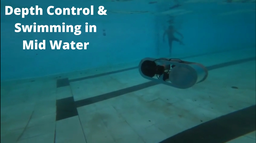
#> input picture AUV_2022/Vision_2022/Gate_detection/gate2.png, 256 x 143 px, shrunk from 1685 x 944 before the run, found by its file name
$ python seethru1.py
#> lines starting #> are read from the running program, lines starting #| are printed output that depends on the picture
import sys
import os
import numpy as np
import cv2
#from adjust_gamma import adjust_gamma


def adjust_gamma(image, gamma=1.0):
	# build a lookup table mapping the pixel values [0, 255] to
	# their adjusted gamma values
	invGamma = 1.0 / gamma
	table = np.array([((i / 255.0) ** invGamma) * 255
		for i in np.arange(0, 256)]).astype("uint8")

	# apply gamma correction using the lookup table
	return cv2.LUT(image, table)

img= cv2.imread(f"/home/crossfire/Downloads/gate dete/gate2.png")
#> img is the input picture: shape (143, 256, 3); mean B, G, R 111.7, 102, 32.5
img1=img.copy()
img2=img.copy()
b,g,r=cv2.split(img2)
b2,g2,r2= cv2.split(img)
b1,g1,r1=cv2.split(img1)
imdb = ((b2.max()-b2.min())/2) + b2.min()
#> imdb = 136.5


alpha=0.9
b[b<imdb]=imdb
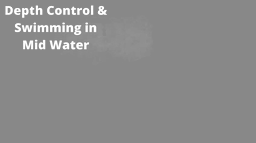
#> b: shape (143, 256); min 136, max 255, mean 139.9
for index,value in np.ndenumerate( b ):
   new_value=((255* (value-imdb))/ ((b2.max()-b2.min())/(alpha**2)))
   b[index]= new_value
#> this loop made 36608 passes
#> index on passes 1 to 3: (0, 0), (0, 1), (0, 2)
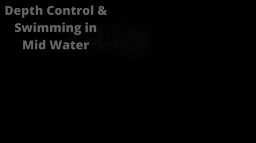
#> b: shape (143, 256); min 0, max 103, mean 3.3
print(b.shape)
#| (143, 256)
#print(b1.shape)
imdg = ((g2.max()-g2.min())/2) + g2.min()
#> imdg = 136
g[g<imdg]=imdg
for index,value in np.ndenumerate(g):
    new_value=((255* (value-imdg))/((g2.max()-g2.min())*(alpha**2)))
    g[index]= new_value
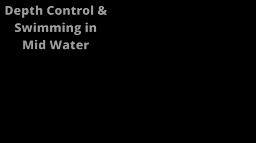
#> g: shape (143, 256); min 0, max 157, mean 4.3
print(g.shape)
#| (143, 256)

imdr = ((r2.max()-r2.min())/2) + r2.min()
#> imdr = 127.5
r[r<imdr]=imdr
for index,value in np.ndenumerate(r):
    new_value=((255* (value-imdr))/ ((r2.max()-r2.min())/(alpha**2)))
    r[index]= new_value
print(r.shape)
#| (143, 256)
b1[b1>imdb]=imdb
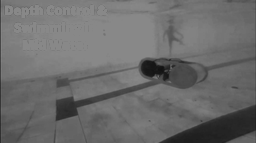
#> b1: shape (143, 256); min 18, max 136, mean 107.8
for index,value in np.ndenumerate( b1 ):
    new_value=((255* (value-b2.min()))/ ((b2.max()-b2.min())*(alpha**2)))
    b1[index]= new_value
#> this loop made 36608 passes
#> (index, value, new_value) on passes 1 to 3: ((0, 0), 69, 67.74), ((0, 1), 127, 144.8), ((0, 2), 118, 132.8)
print(b1.shape)
#| (143, 256)
#print(b1.shape)

g1[g1>imdg]=imdg
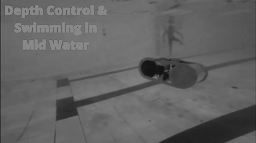
#> g1: shape (143, 256); min 17, max 136, mean 98.8
for index,value in np.ndenumerate(g1):
   new_value=((255* (value-g2.min()))/((g2.max()-g2.min())*(alpha**2)))
   g1[index]= new_value
#> this loop made 36608 passes
#> (index, value, new_value) on passes 1 to 3: ((0, 0), 58, 54.23), ((0, 1), 106, 117.7), ((0, 2), 99, 108.5)
print(g1.shape)
#| (143, 256)

imdr = ((r2.max()-r2.min())/2) + r.min()
r1[r1>imdr]=imdr
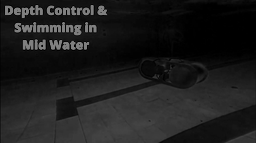
#> r1: shape (143, 256); min 0, max 127, mean 29.5
for index,value in np.ndenumerate(r1):
    new_value=((255* (value-r2.min()))/ ((r2.max()-r2.min())*(alpha**2)))
    r1[index]=new_value
#> this loop made 36608 passes
#> (index, value, new_value) on passes 1 to 3: ((0, 0), 11, 13.58), ((0, 1), 20, 24.69), ((0, 2), 18, 22.22)
print(r.shape)
#| (143, 256)
res=cv2.merge((b,g,r))
res1=cv2.merge((b1,g1,r1))
res2= cv2.addWeighted(res,.5,res1,.5,0)
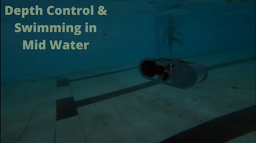
#> res2: shape (143, 256, 3); mean B, G, R 61.1, 56, 19.2

cv2.imshow("",res)
cv2.imshow("1",res1)
cv2.imshow("2",img2)
cv2.imshow("avg",res2)
fin= adjust_gamma(res2,1.2)
cv2.imshow("final",fin)


cv2.waitKey(0)
cv2.destroyAllWindows()

$ run again, with AUV_2022/Vision_2022/Gate_detection/table.png copied over AUV_2022/Vision_2022/Gate_detection/gate2.png
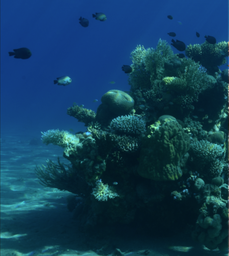
#> input picture AUV_2022/Vision_2022/Gate_detection/table.png, 229 x 256 px, shrunk from 874 x 976 before the run, found by its file name
#> img is the input picture: shape (256, 229, 3); mean B, G, R 90, 60.7, 16.8
#> imdb = 139.5
#> the loop `for index,value in np.ndenumerate( b ):` made 58624 passes
#> (index, value, new_value) on passes 1 to 3: ((0, 0), 139, -0.447), ((0, 1), 141, 1.34), ((0, 2), 139, -0.447)
#| (256, 229)
#> imdg = 137
#> the loop `for index,value in np.ndenumerate(g):` made 58624 passes
#> index on passes 1 to 3: (0, 0), (0, 1), (0, 2)
#| (256, 229)
#> imdr = 92.5
#> the loop `for index,value in np.ndenumerate(r):` made 58624 passes
#| (256, 229)
#> the loop `for index,value in np.ndenumerate( b1 ):` made 58624 passes
#> (index, value, new_value) on passes 1 to 3: ((0, 0), 118, 128.1), ((0, 1), 139, 156.7), ((0, 2), 137, 154)
#| (256, 229)
#> `g1[g1>imdg]=imdg`:
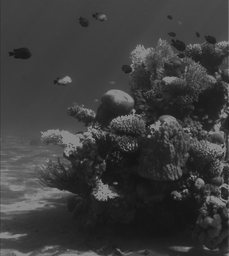
#> g1: shape (256, 229); min 19, max 137, mean 60
#> the loop `for index,value in np.ndenumerate(g1):` made 58624 passes
#> (index, value, new_value) on passes 1 to 3: ((0, 0), 58, 52.02), ((0, 1), 65, 61.36), ((0, 2), 64, 60.03)
#| (256, 229)
#> the loop `for index,value in np.ndenumerate(r1):` made 58624 passes
#> (index, value, new_value) on passes 1 to 3: ((0, 0), 19, 32.33), ((0, 1), 18, 30.63), ((0, 2), 18, 30.63)
#| (256, 229)
#> `res2= cv2.addWeighted(res,.5,res1,.5,0)`:
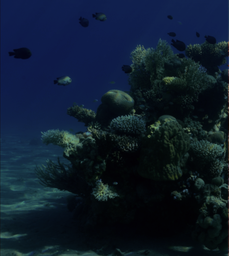
#> res2: shape (256, 229, 3); mean B, G, R 44.5, 27.5, 14

$ run again, with AUV_2022/Vision_2022/Gate_detection/gate1.jpg saved as AUV_2022/Vision_2022/Gate_detection/gate2.png
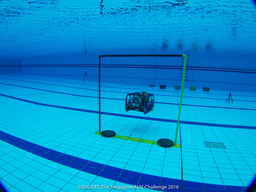
#> input picture AUV_2022/Vision_2022/Gate_detection/gate1.jpg, 256 x 192 px, shrunk from 2560 x 1920 before the run, found by its file name
#> img is the input picture: shape (192, 256, 3); mean B, G, R 206.4, 146.9, 2.6
#> imdb = 137.5
#> the loop `for index,value in np.ndenumerate( b ):` made 49152 passes
#> (index, value, new_value) on passes 1 to 3: ((0, 0), 211, 64.6), ((0, 1), 213, 66.36), ((0, 2), 210, 63.72)
#| (192, 256)
#> imdg = 110.5
#> the loop `for index,value in np.ndenumerate(g):` made 49152 passes
#> (index, value, new_value) on passes 1 to 3: ((0, 0), 110, -0.712), ((0, 1), 118, 10.68), ((0, 2), 127, 23.5)
#| (192, 256)
#> imdr = 80.5
#> the loop `for index,value in np.ndenumerate(r):` made 49152 passes
#> index on passes 1 to 3: (0, 0), (0, 1), (0, 2)
#| (192, 256)
#> the loop `for index,value in np.ndenumerate( b1 ):` made 49152 passes
#| (192, 256)
#> the loop `for index,value in np.ndenumerate(g1):` made 49152 passes
#> (index, value, new_value) on passes 1 to 3: ((0, 0), 94, 133.9), ((0, 1), 110, 156.7), ((0, 2), 110, 156.7)
#> after the loop `for index,value in np.ndenumerate(g1):`:
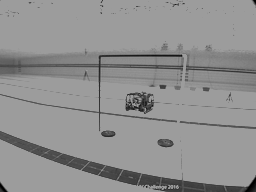
#> g1: shape (192, 256); min 0, max 156, mean 144.1
#| (192, 256)
#> the loop `for index,value in np.ndenumerate(r1):` made 49152 passes
#> (index, value, new_value) on passes 1 to 3: ((0, 0), 2, 3.91), ((0, 1), 2, 3.91), ((0, 2), 1, 1.96)
#| (192, 256)
#> `res2= cv2.addWeighted(res,.5,res1,.5,0)`:
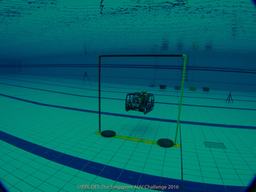
#> res2: shape (192, 256, 3); mean B, G, R 107.7, 103.9, 2
